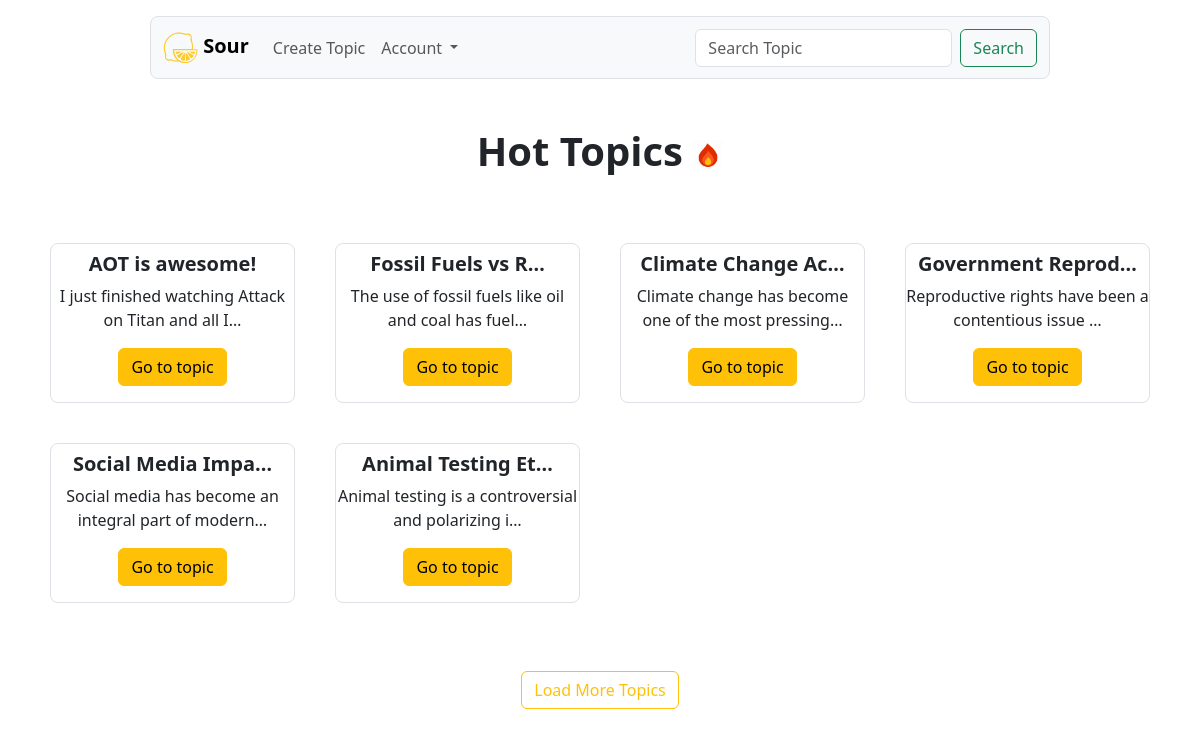
Page / (signed in) on the committed database.
### sour_acm412/models.py (models this page shows, shortened)
class Topics(models.Model):
    id = models.UUIDField(primary_key=True, default=uuid.uuid4)
    title = models.CharField(max_length=50, unique=True)
    origin_comment = models.CharField(max_length=1000)
    user_id = models.ForeignKey(Users, on_delete=models.CASCADE)
    created_at = models.DateTimeField(default=timezone.now)

### sour_acm412/views.py (the view)
# urls.py: 2. Add a URL to urlpatterns:  path('', Home.as_view(), name='home')
def Home(request):
    context = {
        "authenticated" : False,
        "last_8_topics" : Topics.objects.order_by('-created_at')[:8],
    }
    if "user_id" in request.session:
        context['authenticated'] = True
        context['current_user'] = request.session["user_id"]
    if "logout" in request.POST:
        del request.session["user_id"]
        context['authenticated'] = False
    return render(request, 'home.html', context=context)

### sour_acm412/templates/home.html (shortened to what this page needs)
{% extends 'master.html' %} {% load static %} {% block body_content %}
<nav class="navbar navbar-expand-lg bg-light mx-auto mt-3 mb-5 rounded-3 border w-75">
  <div class="container-fluid">
    <a class="navbar-brand fw-bold" href="/">
      <img src="{% static 'sour.svg' %}" alt="sour icon" width="35"> Sour </a>
    <div class="collapse navbar-collapse" id="navbarSupportedContent">
      <ul class="navbar-nav me-auto mb-2 mb-lg-0">
        <li class="nav-item">
          <a class="nav-link" style="bottom:30px; right: 30px;" data-bs-toggle="modal" data-bs-target="#create-topic-modal" href="#">Create Topic</a>
        </li>
        <li class="nav-item dropdown">
          <a class="nav-link dropdown-toggle" href="#" role="button" data-bs-toggle="dropdown" aria-expanded="false"> Account </a>
        </li>
      </ul>
      <form class="d-flex" role="search">
        <input class="form-control me-2" type="search" placeholder="Search Topic" aria-label="Search">
        <button class="btn btn-outline-success" type="submit">Search</button>
      </form>
    </div>
  </div>
</nav>
<div class="container">
  <h1 class="fw-bold text-center mb-5">Hot Topics <span>
      <img id="flame-gif" src="{% static 'flame.gif' %}" alt="hot topics icon" width="30px">
    </span>
  </h1>
  <div class="row"> {% for topic in last_8_topics %} <div class="col-12 col-sm-12 col-md-6 col-lg-4 col-xl-3 text-center p-1">
      <div class="border rounded-3 m-3">
        <h5 class="m-2 fw-bold">{{ topic.title|truncatechars:"18" }}</h5>
        <p>{{ topic.origin_comment|truncatechars:"51"}}</p>
        <a href="/topic/{{ topic.id }}" class="btn btn-warning mb-3">Go to topic</a>
      </div>
    </div> {% endfor %} </div>
  <button class="btn btn-outline-warning mx-auto my-5 d-block">Load More Topics</button>
</div> {% endblock body_content %}

### rows in the picture
Topics: title "AOT is awesome!", origin_comment "I just finished watching Attack on Titan and all I…"
Topics: title "Fossil Fuels vs R…", origin_comment "The use of fossil fuels like oil and coal has fuel…"
Topics: title "Climate Change Ac…", origin_comment "Climate change has become one of the most pressing…"
Topics: title "Government Reprod…", origin_comment "Reproductive rights have been a contentious issue …"
Topics: title "Social Media Impa…", origin_comment "Social media has become an integral part of modern…"
Topics: title "Animal Testing Et…", origin_comment "Animal testing is a controversial and polarizing i…"
